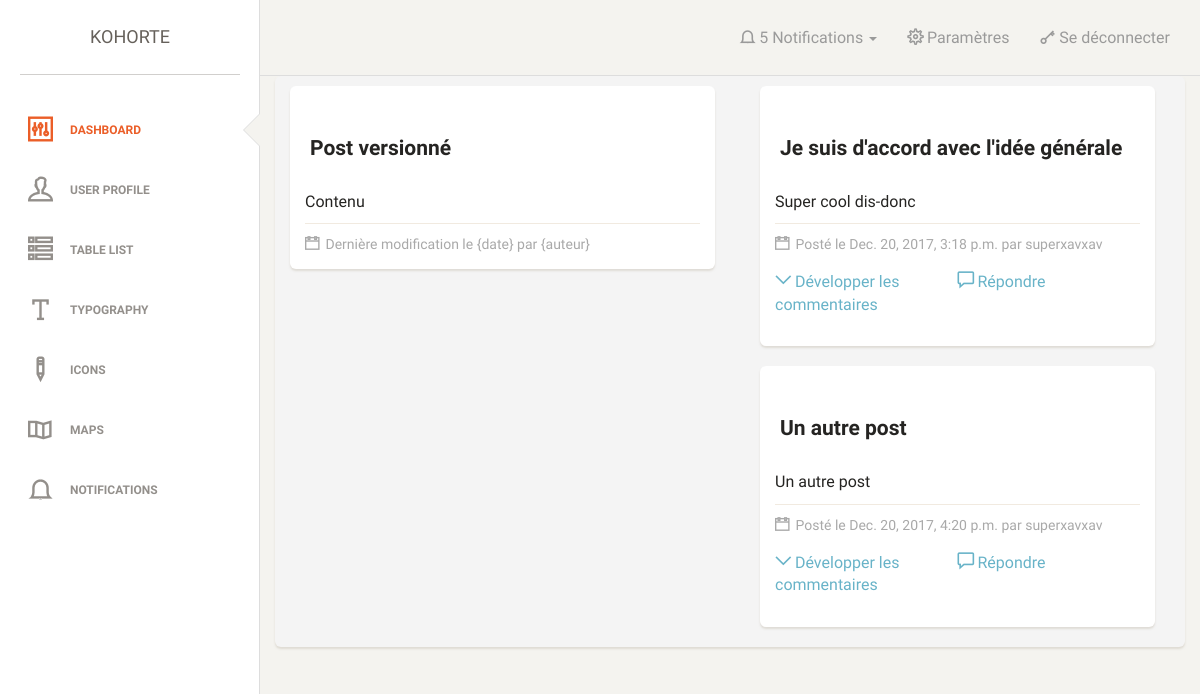
The app's page /noeud/1/ (signed in), older data.
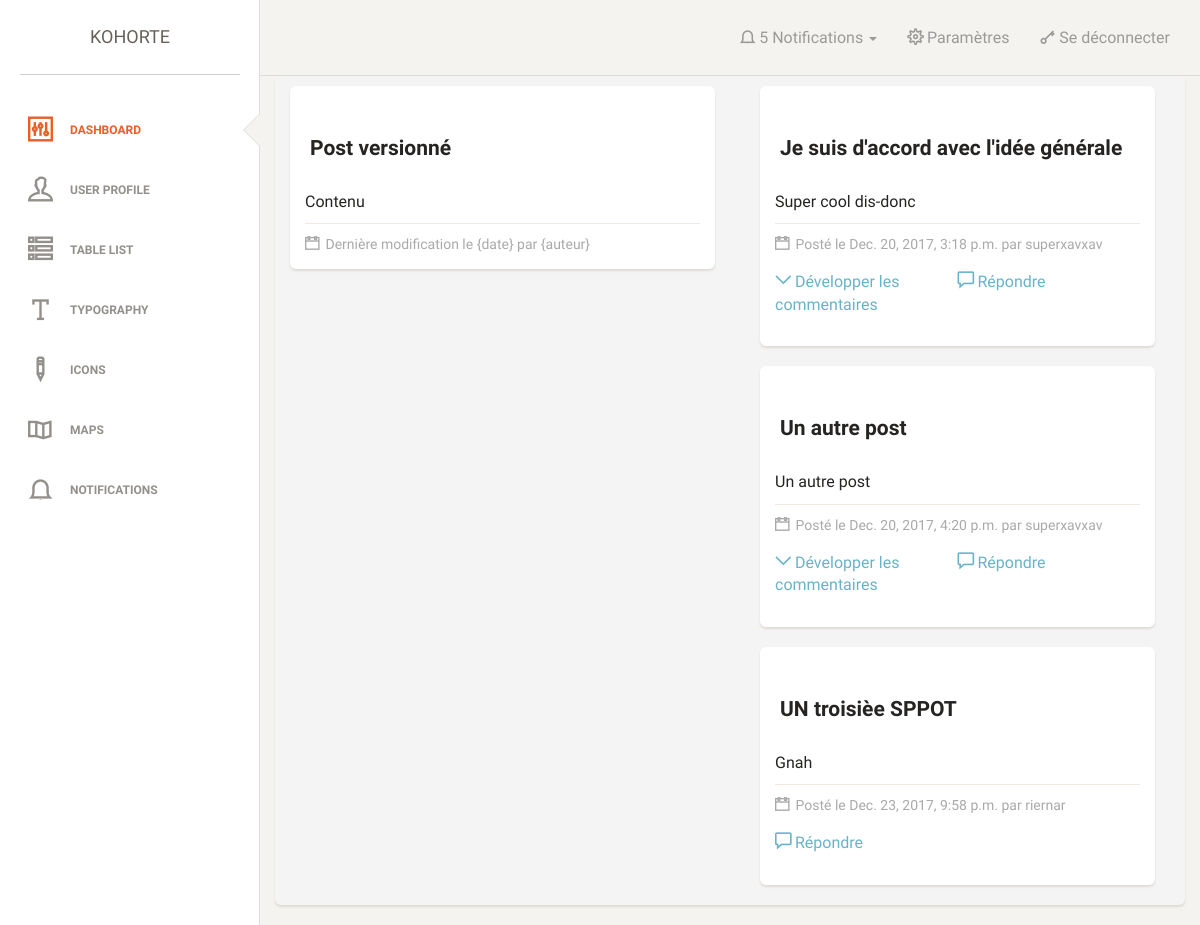
The same page, newer data.
### app/models.py (models this page shows, shortened)
class Post(models.Model):
    pere = models.ForeignKey('self', on_delete=models.CASCADE, null = True, blank=True)
    titre = models.CharField(max_length=100)
    auteur = models.ForeignKey(Utilisateur)
    tag = models.ManyToManyField(Tag, blank=True)
    contenu = MarkdownxField()
    citations = models.ManyToManyField(Citation, related_name='postsCites', blank=True)
    date = models.DateTimeField(auto_now_add = True, auto_now = False)
    question = models.ForeignKey(Question,related_name="Question_de_base")
    noeud = models.ForeignKey(Noeud,related_name="Noeud")

class Utilisateur(models.Model):
    user = models.OneToOneField(User, on_delete=models.CASCADE)
    DROITS = (
        ('0', 'admin'),
        ('1', 'questionneur'),
        ('2', 'contributeur'),
    )
    profil = models.CharField(max_length=1, choices=DROITS, default='2')

### app/views.py (the view)
# urls.py: url(r'^noeud/(?P<noeud_id>[0-9]+)/$', views.noeud, name='noeud'),
def noeud(request,noeud_id):
	if request.user.is_authenticated:
		noeud = get_object_or_404(Noeud,pk=noeud_id)
		post = Post.objects.filter(noeud=noeud,pere=None)
		posts = [[p,[[c,[r for r in Post.objects.filter(pere=c)]] for c in Post.objects.filter(pere=p)]] for p in post]
		context = {
			'posts': posts,
		}
		return render(request,'app/noeud.html',context)
	else:
		return HttpResponseRedirect(reverse('index'))

### app/templates/app/noeud.html
{% extends 'app/base.html' %} {% load static%} {% block content %}
 <div class="container-fluid">
    <div class="row">
        <div class="col-md-6 col-sm-12">
		    <div class="card">
				<div class="header">
				<h4>Post versionné</h4>
				</div>
				<div class="content">
					<p>
					Contenu
					</p>
					<div class="footer">
					<hr />
						<div class="stats">
							<i class="ti-calendar"></i> Dernière modification le {date} par {auteur}
						</div>
					</div>
				</div>
			</div>
		</div>
		<div class="col-md-6 col-sm-12 pull-right">
			{% for p in posts %}
				{% include "app/post.html" with p=p %}
			{% endfor %}
		</div>
</div>
{% endblock %}

### app/templates/app/base.html (shortened to what this page needs)
{% load static %}
{% include "app/header.html" %}
<body>
<div class="wrapper">
        {% include "app/side-menu.html" %}
    <div class="main-panel">
        {% include "app/top-menu.html" %}
        <div class="container-fluid">
            <div class="card" id="page-content"  style="background-color:#F4F4F4;padding-top:10px;">
        {% block content %}
        {% endblock %}
            </div>
        </div>
    </div>
</div>
</body>
{% include "app/javascript.html" %}

### app/templates/app/header.html (shortened to what this page needs)
{% load static %}
<!doctype html>
<html lang="fr">
<head>
    <link href="{% static 'app/css/bootstrap.min.css' %}" rel="stylesheet" />
    <link href="{% static 'app/css/animate.min.css' %}" rel="stylesheet"/>
    <link href="{% static 'app/css/paper-dashboard.css' %}" rel="stylesheet"/>
    <link href="http://maxcdn.bootstrapcdn.com/font-awesome/latest/css/font-awesome.min.css" rel="stylesheet">
    <link href="{% static 'app/css/themify-icons.css' %}" rel="stylesheet">
</head>

### app/templates/app/side-menu.html
{% load static %}
<div class="sidebar" data-background-color="white" data-active-color="danger">
	<div class="sidebar-wrapper">
        <div class="logo">
            <a href="#" class="simple-text">
                Kohorte
            </a>
        </div>
        <ul class="nav">
            <li class="active">
                <a href="dashboard.html">
                    <i class="ti-panel"></i>
                    <p>Dashboard</p>
                </a>
            </li>
            <li>
                <a href="user.html">
                    <i class="ti-user"></i>
                    <p>User Profile</p>
                </a>
            </li>
            <li>
                <a href="table.html">
                    <i class="ti-view-list-alt"></i>
                    <p>Table List</p>
                </a>
            </li>
            <li>
                <a href="typography.html">
                    <i class="ti-text"></i>
                    <p>Typography</p>
                </a>
            </li>
            <li>
                <a href="icons.html">
                    <i class="ti-pencil-alt2"></i>
                    <p>Icons</p>
                </a>
            </li>
            <li>
                <a href="maps.html">
                    <i class="ti-map"></i>
                    <p>Maps</p>
                </a>
            </li>
            <li>
                <a href="notifications.html">
                    <i class="ti-bell"></i>
                    <p>Notifications</p>
                </a>
            </li>
        </ul>
	</div>
</div>

### app/templates/app/top-menu.html (shortened to what this page needs)
{% load static %}
 <nav class="navbar navbar-default">
            <div class="container-fluid">
                <div class="navbar-header">
                    <a class="navbar-brand" href="#">{{titre_page}}</a>
                </div>
                <div class="collapse navbar-collapse">
                    <ul class="nav navbar-nav navbar-right">
                        {% if request.user.is_authenticated %}
                        {% include "app/notifications.html" %}
						<li>
                            <a href="{% url 'parametres' %}">
								<i class="ti-settings"></i>
								<p>Paramètres</p>
                            </a>
                        </li>
                         <li>
                            <a href="{% url 'login' %}">
                                <i class="ti-key"></i>
                                <p>Se déconnecter</p>
                            </a>
                        </li>
                        {% endif %}
                    </ul>
                </div>
            </div>
        </nav>

### app/templates/app/notifications.html (shortened to what this page needs)
{% load static %}
<li class="dropdown">
  <a href="#" class="dropdown-toggle" data-toggle="dropdown">
  <i class="ti-bell"></i>
                                    <p class="notification">5</p>
                  <p>Notifications</p>
                  <b class="caret"></b>
                              </a>
                        </li>

### app/templates/app/post.html (shortened to what this page needs)
<div class="col-md-12">
	<div class="card">
		<div class="header">
		<h4>{{p.0.titre}}</h4>
		</div>
		<div class="content">
			<p>
			{{p.0.contenu}}
			</p>
			<div class="footer">
			<hr />
				<div class="stats">
					<i class="ti-calendar"></i> Posté le {{p.0.date}} par {{p.0.auteur.user.username}}
				</div>
				<div class="row" style="width:100%">
					{% if p.1 %}
					<div class="col-lg-6 col-md-12 col-sm-6 col-xs-12">
						<p id="s_{{p.0.id}}"><a href="javascript:show_posts('{{p.0.id}}')"><i class="ti-angle-down"></i> Développer les commentaires</a></p>
					</div>
					{% endif %}
					<div class="col-lg-6 col-md-12 col-sm-6 col-xs-12">
						<a href="javascript:commenter('{{p.0.id}}'')"><p><i class="ti-comment"></i> Répondre</p></a>
					</div>
				</div>
			</div>
		</div>
	</div>
</div>

### app/templates/app/javascript.html (shortened to what this page needs)
{% load static %}
</html>

Row changes from the older to the newer data that the page shows:
added Post: titre "UN troisièe SPPOT", contenu "Gnah", date "Dec. 23, 2017, 9:58 p.m.", auteur.username "riernar"
